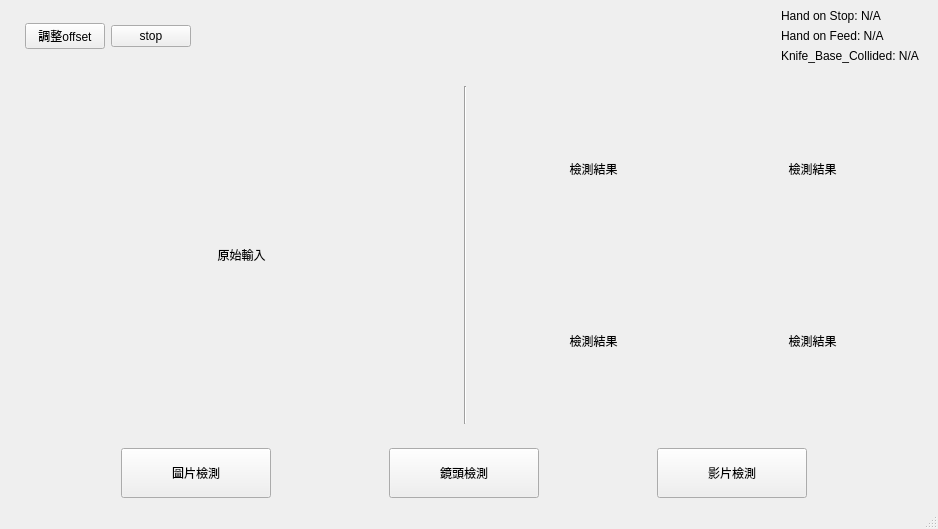
<?xml version="1.0" encoding="UTF-8"?>
<ui version="4.0">
 <class>MainWindow</class>
 <widget class="QMainWindow" name="MainWindow">
  <property name="geometry">
   <rect>
    <x>0</x>
    <y>0</y>
    <width>938</width>
    <height>529</height>
   </rect>
  </property>
  <property name="windowTitle">
   <string>MainWindow</string>
  </property>
  <widget class="QWidget" name="centralwidget">
   <layout class="QGridLayout" name="gridLayout_2">
    <item row="0" column="1" colspan="3">
     <layout class="QHBoxLayout" name="horizontalLayout_4">
      <item>
       <layout class="QHBoxLayout" name="horizontalLayout">
        <item>
         <widget class="QPushButton" name="button_offset">
          <property name="sizePolicy">
           <sizepolicy hsizetype="Fixed" vsizetype="Fixed">
            <horstretch>0</horstretch>
            <verstretch>0</verstretch>
           </sizepolicy>
          </property>
          <property name="text">
           <string>調整offset</string>
          </property>
         </widget>
        </item>
        <item>
         <widget class="QPushButton" name="button_stop">
          <property name="sizePolicy">
           <sizepolicy hsizetype="Fixed" vsizetype="Fixed">
            <horstretch>0</horstretch>
            <verstretch>0</verstretch>
           </sizepolicy>
          </property>
          <property name="text">
           <string>stop</string>
          </property>
         </widget>
        </item>
       </layout>
      </item>
      <item>
       <spacer name="horizontalSpacer_3">
        <property name="orientation">
         <enum>Qt::Orientation::Horizontal</enum>
        </property>
        <property name="sizeHint" stdset="0">
         <size>
          <width>444</width>
          <height>20</height>
         </size>
        </property>
       </spacer>
      </item>
      <item>
       <layout class="QVBoxLayout" name="verticalLayout">
        <item>
         <widget class="QLabel" name="Label_HandStop_Status">
          <property name="sizePolicy">
           <sizepolicy hsizetype="Fixed" vsizetype="Fixed">
            <horstretch>0</horstretch>
            <verstretch>0</verstretch>
           </sizepolicy>
          </property>
          <property name="text">
           <string>Hand on Stop: N/A</string>
          </property>
         </widget>
        </item>
        <item>
         <widget class="QLabel" name="Label_HandFeed_Status">
          <property name="sizePolicy">
           <sizepolicy hsizetype="Fixed" vsizetype="Fixed">
            <horstretch>0</horstretch>
            <verstretch>0</verstretch>
           </sizepolicy>
          </property>
          <property name="text">
           <string>Hand on Feed: N/A</string>
          </property>
         </widget>
        </item>
        <item>
         <widget class="QLabel" name="Label_KnifeBaseCollid_status">
          <property name="sizePolicy">
           <sizepolicy hsizetype="Fixed" vsizetype="Fixed">
            <horstretch>0</horstretch>
            <verstretch>0</verstretch>
           </sizepolicy>
          </property>
          <property name="text">
           <string>Knife_Base_Collided: N/A</string>
          </property>
         </widget>
        </item>
       </layout>
      </item>
     </layout>
    </item>
    <item row="1" column="2">
     <spacer name="verticalSpacer">
      <property name="orientation">
       <enum>Qt::Orientation::Vertical</enum>
      </property>
      <property name="sizeType">
       <enum>QSizePolicy::Policy::Fixed</enum>
      </property>
      <property name="sizeHint" stdset="0">
       <size>
        <width>17</width>
        <height>17</height>
       </size>
      </property>
     </spacer>
    </item>
    <item row="2" column="0">
     <spacer name="horizontalSpacer_6">
      <property name="orientation">
       <enum>Qt::Orientation::Horizontal</enum>
      </property>
      <property name="sizeType">
       <enum>QSizePolicy::Policy::Fixed</enum>
      </property>
      <property name="sizeHint" stdset="0">
       <size>
        <width>10</width>
        <height>20</height>
       </size>
      </property>
     </spacer>
    </item>
    <item row="2" column="1">
     <widget class="QLabel" name="input_media">
      <property name="sizePolicy">
       <sizepolicy hsizetype="Expanding" vsizetype="Expanding">
        <horstretch>0</horstretch>
        <verstretch>0</verstretch>
       </sizepolicy>
      </property>
      <property name="minimumSize">
       <size>
        <width>150</width>
        <height>125</height>
       </size>
      </property>
      <property name="text">
       <string>原始輸入</string>
      </property>
      <property name="scaledContents">
       <bool>true</bool>
      </property>
      <property name="alignment">
       <set>Qt::AlignmentFlag::AlignCenter</set>
      </property>
     </widget>
    </item>
    <item row="2" column="2">
     <widget class="Line" name="line">
      <property name="sizePolicy">
       <sizepolicy hsizetype="Fixed" vsizetype="Expanding">
        <horstretch>0</horstretch>
        <verstretch>0</verstretch>
       </sizepolicy>
      </property>
      <property name="minimumSize">
       <size>
        <width>0</width>
        <height>0</height>
       </size>
      </property>
      <property name="orientation">
       <enum>Qt::Orientation::Vertical</enum>
      </property>
     </widget>
    </item>
    <item row="2" column="3">
     <layout class="QGridLayout" name="gridLayout">
      <item row="0" column="0">
       <widget class="QLabel" name="output_media">
        <property name="sizePolicy">
         <sizepolicy hsizetype="Expanding" vsizetype="Expanding">
          <horstretch>0</horstretch>
          <verstretch>0</verstretch>
         </sizepolicy>
        </property>
        <property name="minimumSize">
         <size>
          <width>150</width>
          <height>125</height>
         </size>
        </property>
        <property name="text">
         <string>檢測結果</string>
        </property>
        <property name="scaledContents">
         <bool>true</bool>
        </property>
        <property name="alignment">
         <set>Qt::AlignmentFlag::AlignCenter</set>
        </property>
       </widget>
      </item>
      <item row="0" column="1">
       <widget class="QLabel" name="output_media2">
        <property name="sizePolicy">
         <sizepolicy hsizetype="Expanding" vsizetype="Expanding">
          <horstretch>0</horstretch>
          <verstretch>0</verstretch>
         </sizepolicy>
        </property>
        <property name="minimumSize">
         <size>
          <width>150</width>
          <height>125</height>
         </size>
        </property>
        <property name="text">
         <string>檢測結果</string>
        </property>
        <property name="scaledContents">
         <bool>true</bool>
        </property>
        <property name="alignment">
         <set>Qt::AlignmentFlag::AlignCenter</set>
        </property>
       </widget>
      </item>
      <item row="1" column="0">
       <widget class="QLabel" name="output_media3">
        <property name="sizePolicy">
         <sizepolicy hsizetype="Expanding" vsizetype="Expanding">
          <horstretch>0</horstretch>
          <verstretch>0</verstretch>
         </sizepolicy>
        </property>
        <property name="minimumSize">
         <size>
          <width>150</width>
          <height>125</height>
         </size>
        </property>
        <property name="text">
         <string>檢測結果</string>
        </property>
        <property name="scaledContents">
         <bool>true</bool>
        </property>
        <property name="alignment">
         <set>Qt::AlignmentFlag::AlignCenter</set>
        </property>
       </widget>
      </item>
      <item row="1" column="1">
       <widget class="QLabel" name="output_media4">
        <property name="sizePolicy">
         <sizepolicy hsizetype="Expanding" vsizetype="Expanding">
          <horstretch>0</horstretch>
          <verstretch>0</verstretch>
         </sizepolicy>
        </property>
        <property name="minimumSize">
         <size>
          <width>150</width>
          <height>125</height>
         </size>
        </property>
        <property name="text">
         <string>檢測結果</string>
        </property>
        <property name="scaledContents">
         <bool>true</bool>
        </property>
        <property name="alignment">
         <set>Qt::AlignmentFlag::AlignCenter</set>
        </property>
       </widget>
      </item>
     </layout>
    </item>
    <item row="2" column="4">
     <spacer name="horizontalSpacer_7">
      <property name="orientation">
       <enum>Qt::Orientation::Horizontal</enum>
      </property>
      <property name="sizeType">
       <enum>QSizePolicy::Policy::Fixed</enum>
      </property>
      <property name="sizeHint" stdset="0">
       <size>
        <width>10</width>
        <height>20</height>
       </size>
      </property>
     </spacer>
    </item>
    <item row="3" column="2">
     <spacer name="verticalSpacer_2">
      <property name="orientation">
       <enum>Qt::Orientation::Vertical</enum>
      </property>
      <property name="sizeType">
       <enum>QSizePolicy::Policy::Fixed</enum>
      </property>
      <property name="sizeHint" stdset="0">
       <size>
        <width>17</width>
        <height>18</height>
       </size>
      </property>
     </spacer>
    </item>
    <item row="4" column="0" colspan="4">
     <layout class="QHBoxLayout" name="horizontalLayout_3">
      <item>
       <spacer name="horizontalSpacer_5">
        <property name="orientation">
         <enum>Qt::Orientation::Horizontal</enum>
        </property>
        <property name="sizeHint" stdset="0">
         <size>
          <width>40</width>
          <height>20</height>
         </size>
        </property>
       </spacer>
      </item>
      <item>
       <widget class="QPushButton" name="button_picture">
        <property name="sizePolicy">
         <sizepolicy hsizetype="Fixed" vsizetype="Fixed">
          <horstretch>0</horstretch>
          <verstretch>0</verstretch>
         </sizepolicy>
        </property>
        <property name="minimumSize">
         <size>
          <width>150</width>
          <height>50</height>
         </size>
        </property>
        <property name="text">
         <string>圖片檢測</string>
        </property>
       </widget>
      </item>
      <item>
       <spacer name="horizontalSpacer">
        <property name="orientation">
         <enum>Qt::Orientation::Horizontal</enum>
        </property>
        <property name="sizeHint" stdset="0">
         <size>
          <width>40</width>
          <height>20</height>
         </size>
        </property>
       </spacer>
      </item>
      <item>
       <widget class="QPushButton" name="button_camera">
        <property name="sizePolicy">
         <sizepolicy hsizetype="Fixed" vsizetype="Fixed">
          <horstretch>0</horstretch>
          <verstretch>0</verstretch>
         </sizepolicy>
        </property>
        <property name="minimumSize">
         <size>
          <width>150</width>
          <height>50</height>
         </size>
        </property>
        <property name="text">
         <string>鏡頭檢測</string>
        </property>
       </widget>
      </item>
      <item>
       <spacer name="horizontalSpacer_4">
        <property name="orientation">
         <enum>Qt::Orientation::Horizontal</enum>
        </property>
        <property name="sizeHint" stdset="0">
         <size>
          <width>40</width>
          <height>20</height>
         </size>
        </property>
       </spacer>
      </item>
      <item>
       <widget class="QPushButton" name="button_video">
        <property name="sizePolicy">
         <sizepolicy hsizetype="Fixed" vsizetype="Fixed">
          <horstretch>0</horstretch>
          <verstretch>0</verstretch>
         </sizepolicy>
        </property>
        <property name="minimumSize">
         <size>
          <width>150</width>
          <height>50</height>
         </size>
        </property>
        <property name="text">
         <string>影片檢測</string>
        </property>
       </widget>
      </item>
      <item>
       <spacer name="horizontalSpacer_2">
        <property name="orientation">
         <enum>Qt::Orientation::Horizontal</enum>
        </property>
        <property name="sizeHint" stdset="0">
         <size>
          <width>40</width>
          <height>20</height>
         </size>
        </property>
       </spacer>
      </item>
     </layout>
    </item>
   </layout>
  </widget>
  <widget class="QStatusBar" name="statusbar"/>
 </widget>
 <resources/>
 <connections/>
</ui>
